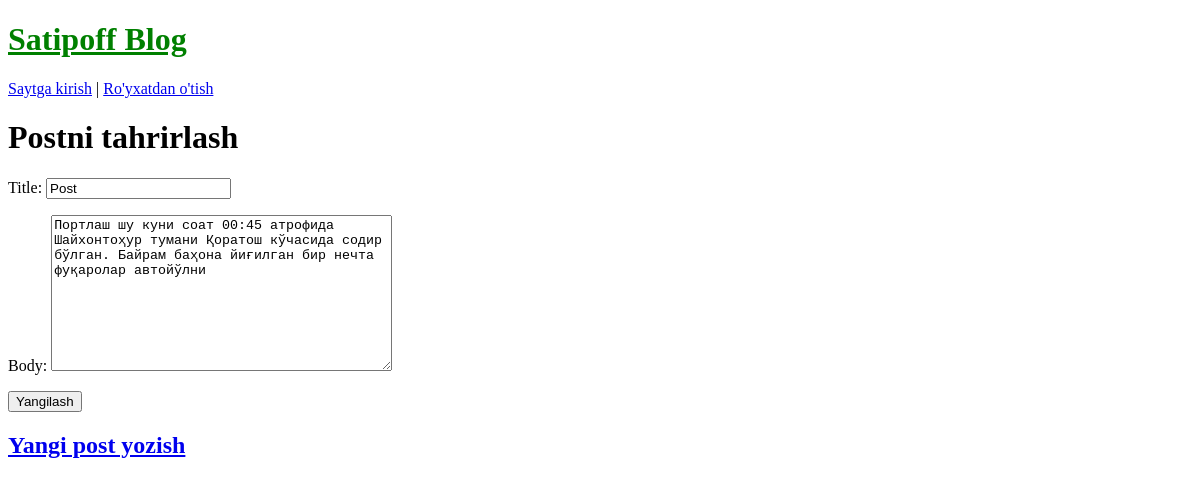
/post/5/edit, run on an earlier commit of the app's database.
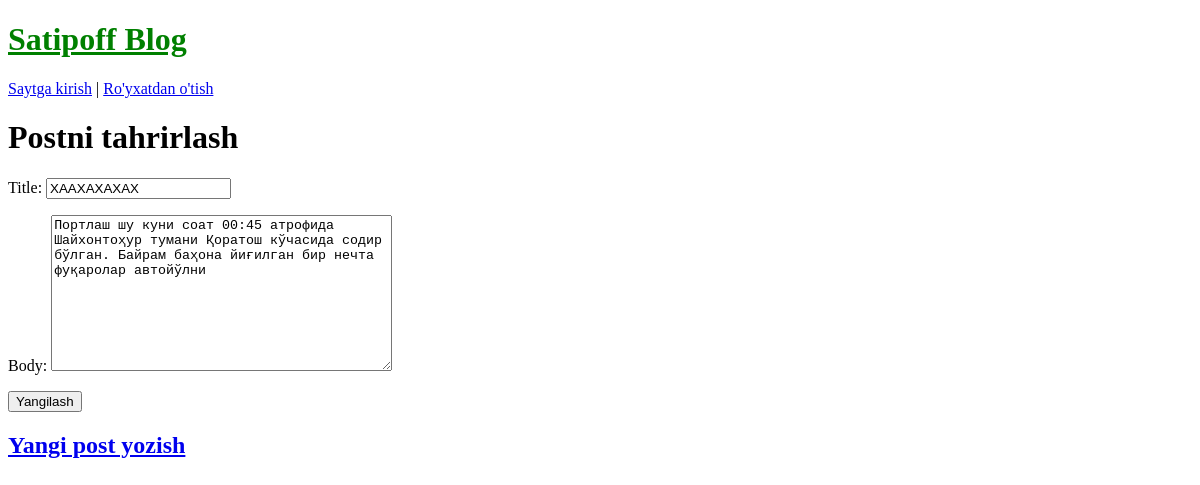
And on a later commit of the database.
### blog/models.py (models this page shows, shortened)
class Post(models.Model):
    title = models.CharField(max_length=200)
    author = models.ForeignKey(
        'auth.User',
        on_delete=models.CASCADE
    )
    body = models.TextField()

### blog/views.py (the view)
# urls.py: path('post/<int:pk>/edit', BlogUpdateView.as_view(), name='post_edit'),
class BlogUpdateView(UpdateView):
    model = Post
    template_name = 'post_edit.html'
    fields = ['title', 'body']

### templates/post_edit.html
{% extends 'base.html' %}
{% block content %}
<h1>Postni tahrirlash</h1>
    <form action="" method="post">{% csrf_token %}
        {{ form.as_p }}
        <input type="submit" value="Yangilash">
    </form>
{% endblock content %}

What changed in the data, as far as the page shows it:
changed Post: title "Post" → "XAAXAXAXAX"
